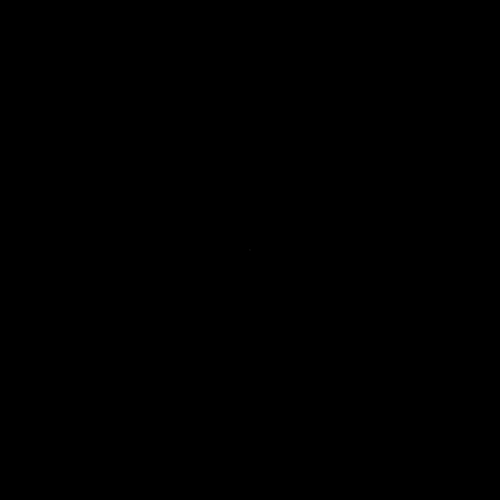
Frame 1 (no input)
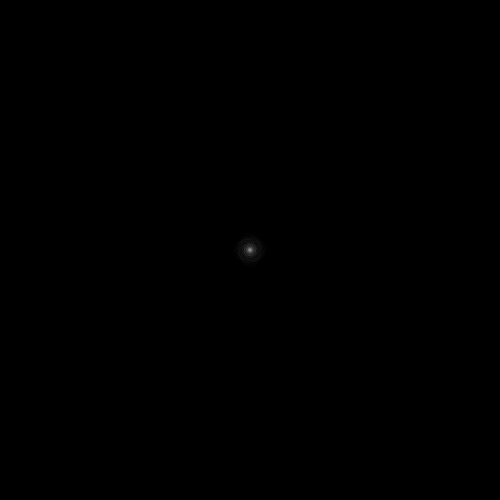
Frame 60 (the mouse pressed at the canvas centre just before this capture)
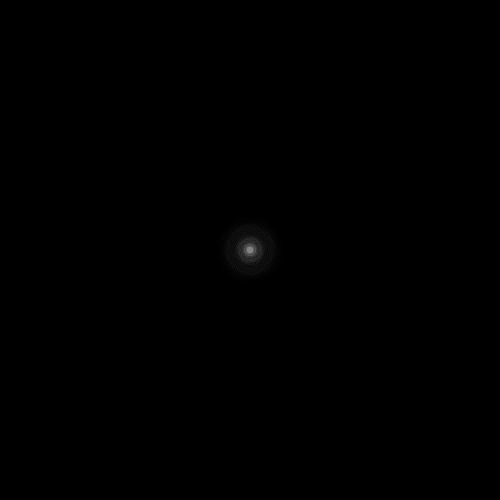
Frame 120 (the mouse held since frame 60 and released just before this capture)

The Processing sketch that drew these frames (run headless with seeded random() and noise(); from frame 60 on, the mouse is pressed at the canvas centre):

// Processing sketch: Rect
// ── Rect.pde
int angulo; 
float escala;

void setup() {
  size (500, 500);
  background(0);
  stroke(255, 20);
  //strokeWeight(random(1, 4));
  // fill(255, 0, 0, 20);
  noFill();
  smooth();
  angulo=0; 
  escala=0;
}

void draw() {
  escala+=0.001;
  pushMatrix();
  translate(250, 250);
  rotate(radians(-angulo));
  scale(escala);
  rectMode(CENTER);
  rect(0, 0, 100, 100);
  popMatrix();

  angulo+=10;
  pushMatrix();
  translate(250, 250);

  rotate(radians(angulo));
  scale(escala);
  rect (0, 0, 200, 200);
  popMatrix();

  pushMatrix();
  translate(250, 250);

  rotate(radians(angulo));
  scale(escala);
  rect (0, 0, 50, 50);
  popMatrix();

  pushMatrix();
  translate(250, 250);
  rotate(radians(-angulo));
  scale(escala);
  //scale(escala);
  rectMode(CENTER);
  rect(0, 0, 400, 400);

  popMatrix();
}
